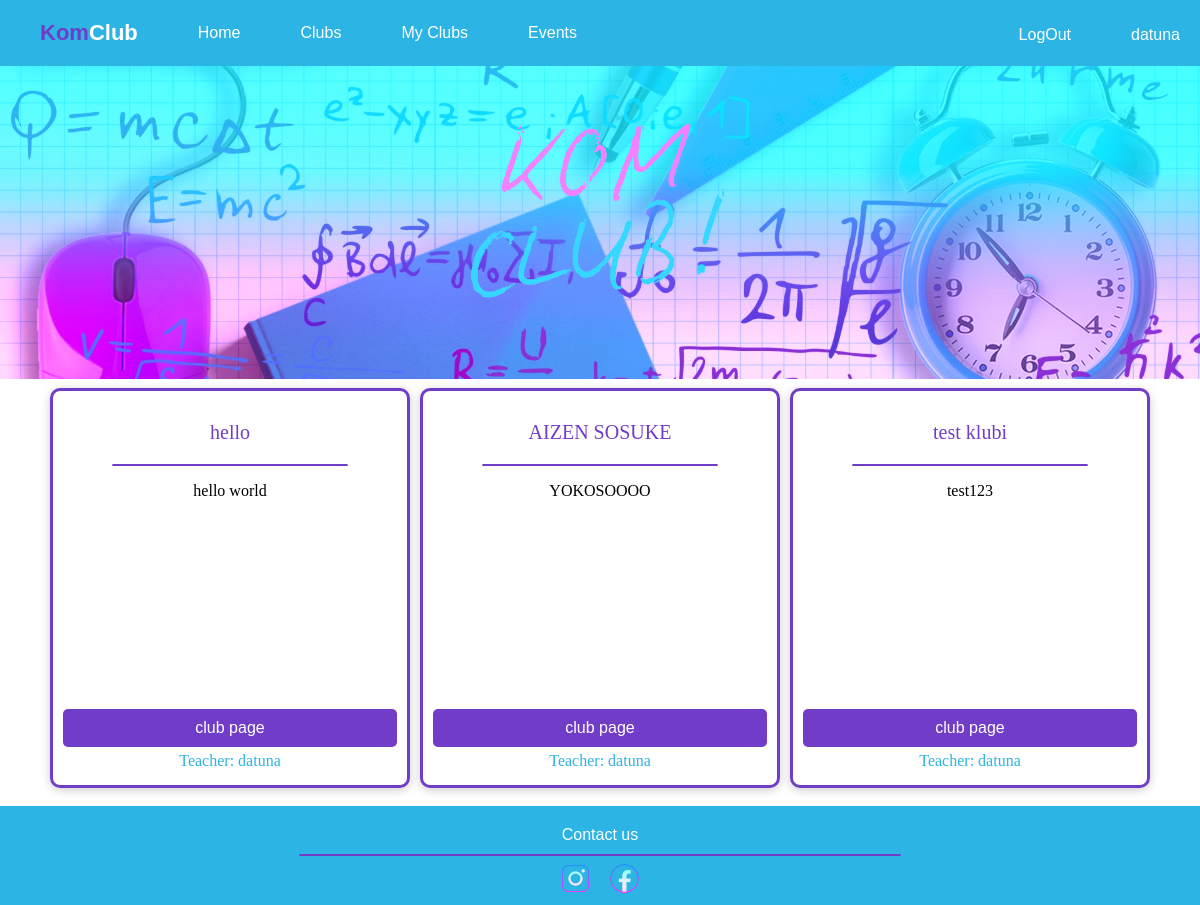
The page /my_clubs/ (signed in) on the database as committed earlier.
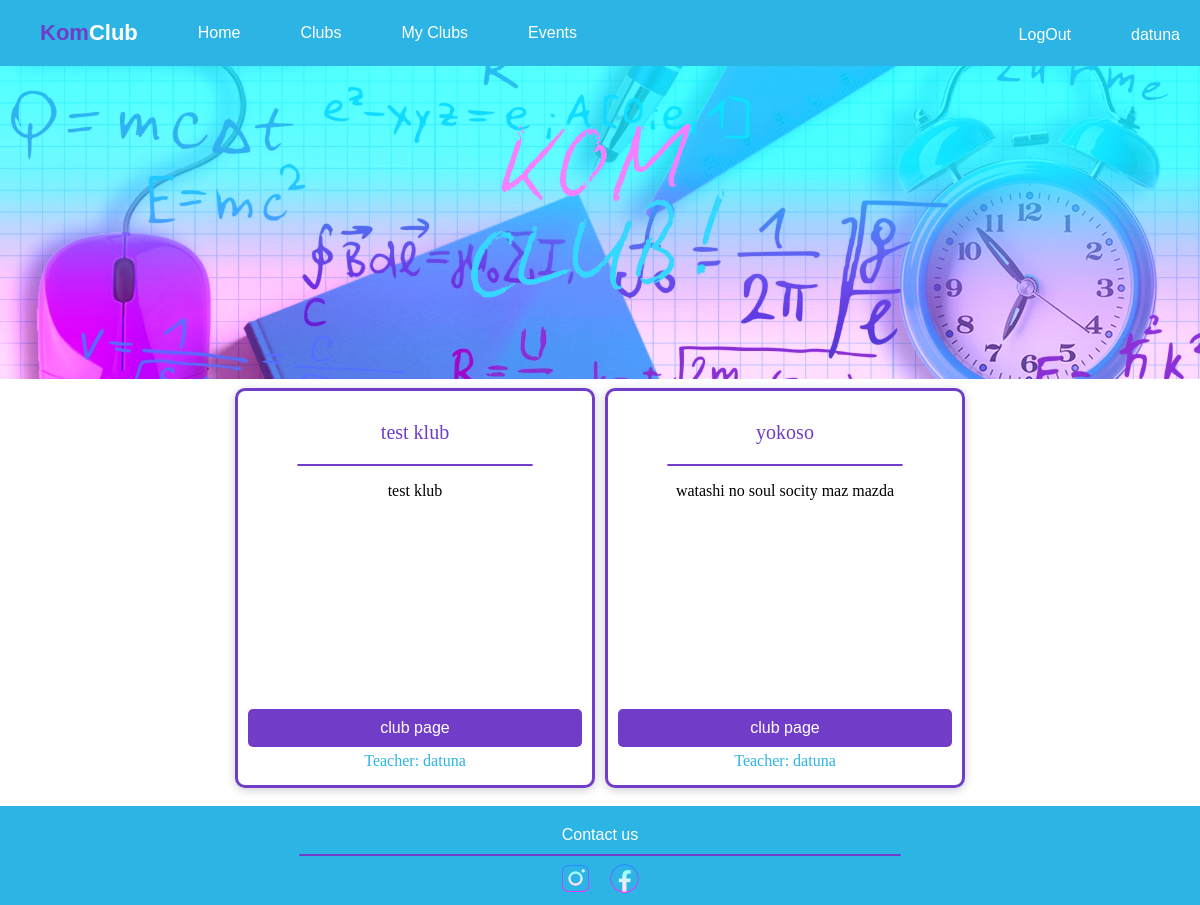
The same page on the database as committed later.
### clubs/models.py (models this page shows, shortened)
class Clubs_info(models.Model):
    name = models.CharField(max_length=30, unique=True)
    description = models.TextField(blank=True, null=True)
    members = models.ManyToManyField('users.User_info', related_name='clubs', blank=True)
    owner = models.ForeignKey('users.User_info', related_name='owned_clubs', on_delete=models.CASCADE, default=1)
    slug = models.SlugField(unique=True, blank=True)

### users/models.py (models this page shows)
class User_info(models.Model):
    username = models.CharField(max_length=15, default='bot')
    gmail = models.EmailField(unique=True)
    password = models.CharField(max_length=20, default='bot123')
    pfp = models.ImageField(default='../../static/images/defaultpfp.jpg')
    premmision = models.BooleanField(default=False)
    def __str__(self):
        return self.username

### clubs/views.py (the view)
# urls.py: path('my_clubs/', my_clubs),
def my_clubs(request):
    user_id = request.session.get('user_id')
    if user_id:
        username = request.session.get('username')
        user = User_info.objects.get(username=username)
        clubs = user.clubs.all()
    else:
        return redirect('/login')
    return render(request, 'myclubs.html', {'clubs': clubs})

### clubs/templates/myclubs.html (shortened to what this page needs)
{% extends 'base.html' %}
{% block body %}
<div class="content">
    {% for club in clubs %}
    <div class="container2">
        <p class="club-title">
            {{club.name}}
        </p>
        <div class="divider2"></div>
        <p class="club-description" id="club-description">
            {{club.description}}
        </p>
        <a class="joinbutton" href="{% url 'club_detail' slug=club.slug %}">club page</a>
        <p class="club-author" id="club-author">
            Teacher: {{club.owner}}
        </p>
    </div>
    {% endfor %}
</div>
{% endblock %}

Rows that differ between the two databases and show on the page:
removed Clubs_info: name "test klubi", description "test123", owner "datuna"
changed Clubs_info: name "AIZEN SOSUKE" → "test klub"; description "YOKOSOOOO" → "test klub"; moves up the list
changed Clubs_info: name "hello" → "yokoso"; description "hello world" → "watashi no soul socity maz mazda"
